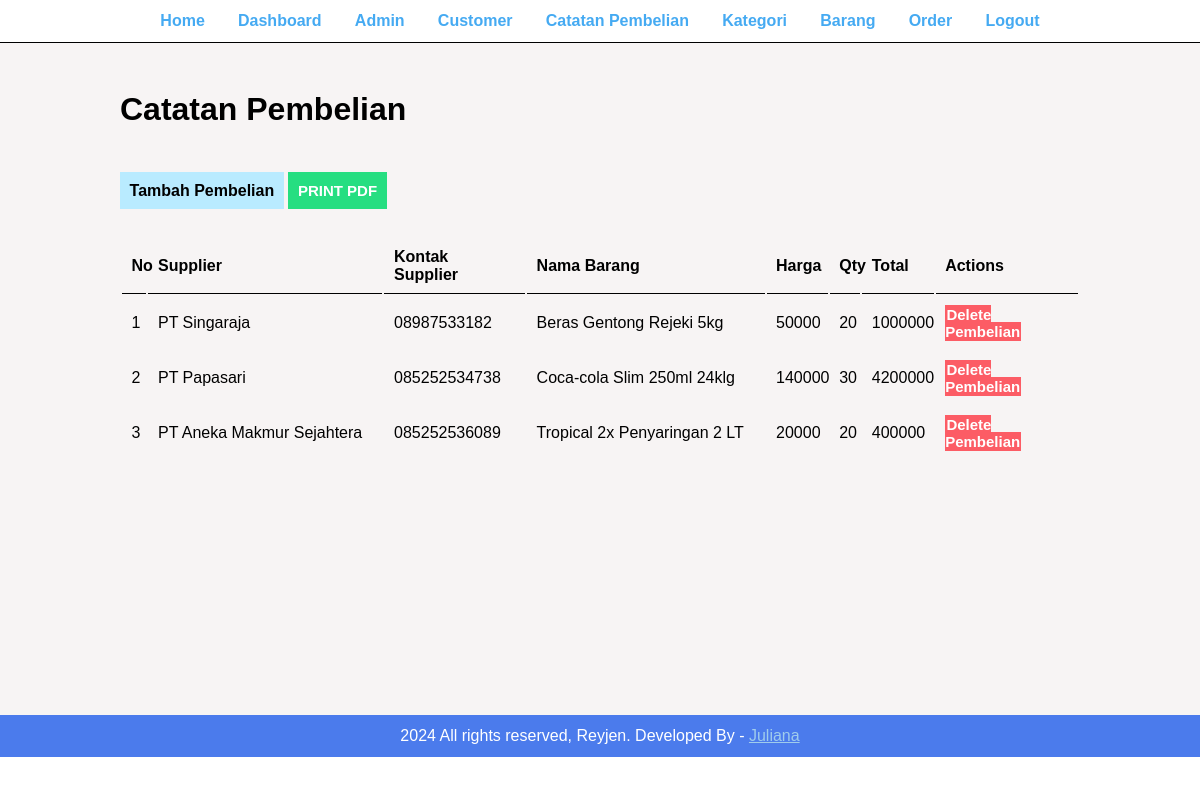
/Program/admin/manage-pemasukan.php (signed in), run on the app's committed database.
### tables this page shows
CREATE TABLE `tbl_detail_pembelian` (
  `id` int(10) NOT NULL,
  `supplier` varchar(100) NOT NULL,
  `supplier_contact` varchar(20) NOT NULL,
  `id_item` int(10) NOT NULL,
  `title` varchar(100) NOT NULL,
  `qty` int(10) NOT NULL,
  `price` decimal(10,0) NOT NULL,
  `total` decimal(10,0) NOT NULL
);

### Program/admin/manage-pemasukan.php (the view, shortened to what this page needs)
<?php include('partial/menu.php') ?>
        <div class="main-content">
                <div class="wrapper">
                    <h1>Catatan Pembelian</h1><br>
                    <br><br>
                    <a href="<?php echo SITEURL; ?>admin/add-pemasukan.php" class="btn-primary">Tambah Pembelian</a>
                    <a href="<?php echo SITEURL; ?>admin/print-pemasukan.php" class="btn-secondary">PRINT PDF</a>
                    <br><br><br>
                    <table class="tbl-full">
                        <tr>
                            <th>No</th>
                            <th>Supplier</th>
                            <th>Kontak Supplier</th>
                            <th>Nama Barang</th>
                            <th>Harga</th>
                            <th>Qty</th>
                            <th>Total</th>
                            <th>Actions</th>
                        </tr>
                        <?php
                            $sql = "SELECT * FROM tbl_detail_pembelian order by id desc";
                            $res = mysqli_query($conn, $sql);
                            $count = mysqli_num_rows($res);
                            $number=1;
                            if($count>0){
                                while($row=mysqli_fetch_assoc($res)){
                                    $id = $row['id'];
                                    $supplier = $row['supplier'];
                                    $supplier_contact = $row['supplier_contact'];
                                    $title = $row['title'];
                                    $qty = $row['qty'];
                                    $price = $row['price'];
                                    $total = $row['total'];
                                    ?>
                                        <tr>
                                            <td><?php echo $number++; ?></td>
                                            <td><?php echo $supplier; ?></td>
                                            <td><?php echo $supplier_contact; ?></td>
                                            <td><?php echo $title; ?></td>
                                            <td><?php echo $price; ?></td>
                                            <td><?php echo $qty; ?></td>
                                            <td><?php echo $total; ?></td>
                                            <td>
                                                <a href="<?php echo SITEURL; ?>admin/delete-pemasukan.php?id=<?php echo $id; ?>" class="btn-danger">Delete Pembelian</a>
                                            </td>
                                        </tr>
                                    <?php
                                }
                            }
                            else{
                                echo "<tr><td colspan='12' class='failed'>Pembelian tidak ada.</td></tr>";
                            }
                        ?>
                    </table>
                </div>
        </div>
<?php include('partial/footer.php') ?>

### Program/css/admin.css (style rules this page uses)
* { margin: 0 0; padding: 0 0; font-family: Arial, Helvetica, sans-serif; }
.wrapper { padding:1%; width:80%; margin:0 auto; }
.tbl-full { width: 100%; }
table tr th { border-bottom:1px solid black; padding : 1%; text-align: left; }
table tr td { padding : 1%; }
.btn-primary { background-color: #b9ebff; padding:1%; color:black; text-decoration:none; font-weight: bold; }
.btn-secondary { background-color: #26de81; padding:1%; color:white; text-decoration:none; font-weight: bold; font-size:15px; }
.btn-danger { background-color: #fc5c65; padding:1%; color:white; text-decoration:none; font-weight: bold; font-size:15px; }
.main-content { background-color: #f7f4f4; padding:3% 0; height: auto; min-height: 75% }

### data on the page
tbl_detail_pembelian: supplier "PT Singaraja", supplier_contact "08987533182", title "Beras Gentong Rejeki 5kg", price "50000", qty "20", total "1000000"
tbl_detail_pembelian: supplier "PT Papasari", supplier_contact "085252534738", title "Coca-cola Slim 250ml 24klg", price "140000", qty "30", total "4200000"
tbl_detail_pembelian: supplier "PT Aneka Makmur Sejahtera", supplier_contact "085252536089", title "Tropical 2x Penyaringan 2 LT", price "20000", qty "20", total "400000"
